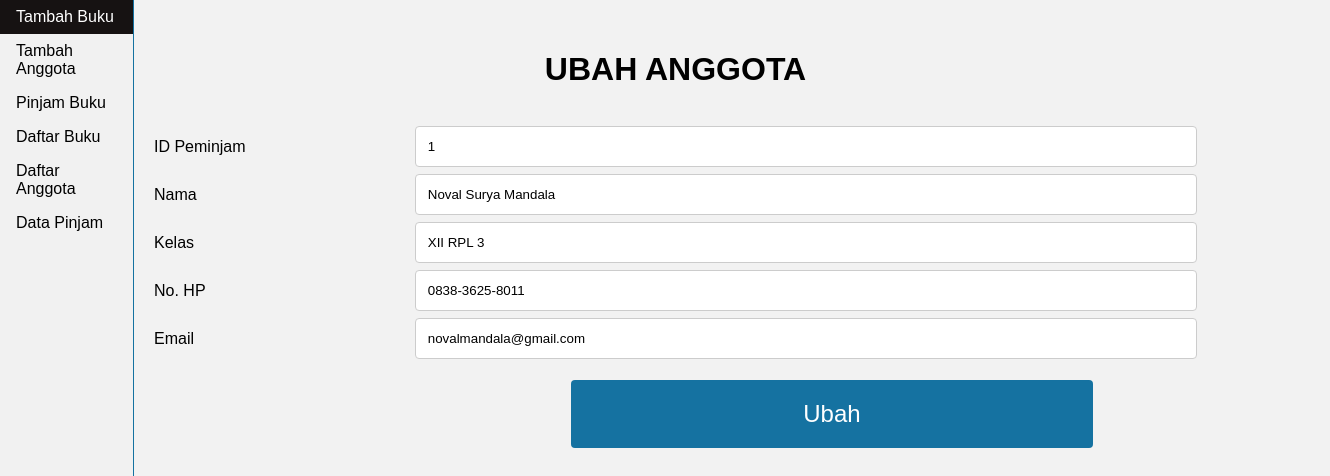
The page /view/ubah_anggota.php?id_peminjam=1 on the database its author committed.
### tables this page shows
CREATE TABLE `peminjam` (
  `id_peminjam` int(11) NOT NULL,
  `nama_peminjam` varchar(255) NOT NULL,
  `kelas` varchar(10) NOT NULL,
  `no_hp` varchar(30) NOT NULL,
  `email` varchar(50) NOT NULL
);

### view/ubah_anggota.php (the view, shortened to what this page needs)
<?php
include '../conn.php';
if (isset($_GET['id_peminjam'])) {
    $idPeminjam = $_GET['id_peminjam'];
    $prepare = $conn->prepare("SELECT * FROM peminjam WHERE id_peminjam = '$idPeminjam'");
} else {
    echo "<script>alert('Anggota Belum Dipilih');
    window.location='data_anggota.php';</script>";
}
$prepare->execute();
$result = $prepare->fetchAll(PDO::FETCH_ASSOC);
foreach ($result as $row) {
    $nama = $row['nama_peminjam'];
    $kelas = $row['kelas'];
    $noHP = $row['no_hp'];
    $email = $row['email'];
}
?>
<!DOCTYPE html>
<html lang="en">
<head>
    <link rel="stylesheet" href="../css/navbar.css">
    <link rel="stylesheet" href="../css/form.css">
</head>
<body>
    <ul>
        <li><a href="tambah_buku.php">Tambah Buku</a></li>
        <li><a href="tambah_anggota.php">Tambah Anggota</a></li>
        <li><a href="pinjam_buku.php">Pinjam Buku</a></li>
        <li><a href="data_buku.php">Daftar Buku</a></li>
        <li><a href="data_anggota.php">Daftar Anggota</a></li>
        <li><a href="data_pinjam.php">Data Pinjam</a></li>
    </ul>
    <div class="container">
        <div>
            <h1>UBAH ANGGOTA</h1>
        </div>
        <form action="../proses/proses_ubah_anggota.php" method="post">
            <div class="row">
                <div class="col-25">
                    <label for="id_peminjam">ID Peminjam</label>
                </div>
                <div class="col-75">
                    <input type="text" name="id_peminjam" value="<?php echo $idPeminjam; ?>" readonly>
                </div>
            </div>
            <div class="row">
                <div class="col-25">
                    <label for="nama">Nama</label>
                </div>
                <div class="col-75">
                    <input type="text" id="nama" name="nama" placeholder="Nama" value="<?php echo $nama ?>"
                        required><br>
                </div>
            </div>
            <div class="row">
                <div class="col-25">
                    <label for="kelas">Kelas</label>
                </div>
                <div class="col-75">
                    <input type="text" id="kelas" name="kelas" placeholder="Kelas" value="<?php echo $kelas; ?>"
                        required><br>
                </div>
            </div>
            <div class=" row">
                <div class="col-25">
                    <label for="no_hp">No. HP</label>
                </div>
                <div class="col-75">
                    <input type="text" id="no_hp" name="no_hp" placeholder="No. HP" value="<?php echo $noHP; ?>"
                        required><br>
                </div>
            </div>
            <div class="row">
                <div class="col-25">
                    <label for="email">Email</label>
                </div>
                <div class="col-75">
                    <input type="text" id="email" name="email" placeholder="emal" value="<?php echo $email; ?>"
                        required><br>
                </div>
            </div>
            <input type="submit" class="submit" value="Ubah">
        </form>
    </div>
</body>
</html>

### css/navbar.css (style rules this page uses)
* { padding: 0; margin: 0; box-sizing: border-box; font-family: Verdana, Geneva, Tahoma, sans-serif; }
ul { list-style-type: none; margin: 0; padding: 0; width: 10%; background-color: #f1f1f1; position: fixed; height: 100%; overflow: auto; }
li a { display: block; color: #000; padding: 8px 16px; text-decoration: none; }

### css/form.css (style rules this page uses)
* { margin: 0; padding: 0; box-sizing: border-box; www }
h1 { text-align: center; padding: 3%; }
input[type=text], select, textarea { width: 100%; padding: 12px; border: 1px solid #ccc; border-radius: 4px; resize: vertical; }
label { padding: 12px 12px 12px 0; display: inline-block; }
input[type=submit] { background-color: #1572A1; color: white; padding: 20px 70px; border: none; border-radius: 4px; cursor: pointer; float: right; margin-bottom: 5%; font-size: 3vh; }
.container { background-color: #f2f2f2; padding: 20px; margin-left: 10%; overflow: auto; position: absolute; border-left: 1px solid #1572A1; }
.col-25 { float: left; width: 25%; margin-top: 6px; }
.col-75 { float: left; width: 75%; margin-top: 6px; }
.row:after { content: ""; display: table; clear: both; }

### view/ubah_anggota.php (style rules this page uses)
.submit { width: 50%; margin-top: 2%; margin-right: 10%; }
* { margin: 0; padding: 0; box-sizing: border-box; }
.container { height: 100%; overflow: auto; position: absolute; width: 100%; padding-right: 20%; }

### rows shown on the page
peminjam: nama "Noval Surya Mandala", kelas "XII RPL 3", no_hp "0838-3625-8011", email "novalmandala@gmail.com"
